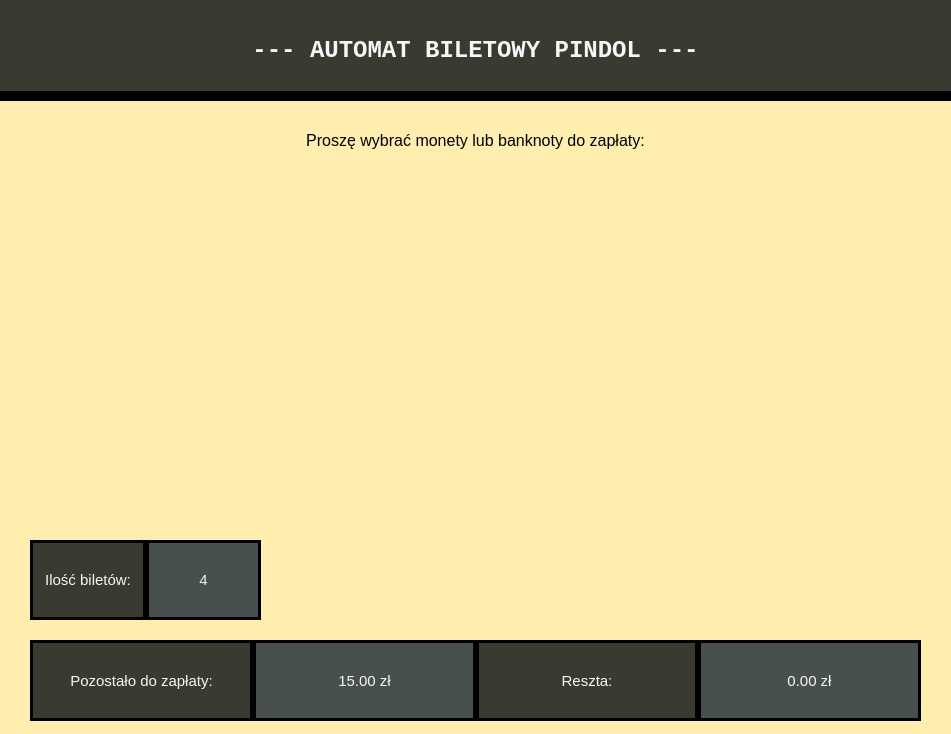
<?xml version="1.0" encoding="UTF-8"?>
<ui version="4.0">
 <class>MainWindow</class>
 <widget class="QMainWindow" name="MainWindow">
  <property name="geometry">
   <rect>
    <x>0</x>
    <y>0</y>
    <width>951</width>
    <height>734</height>
   </rect>
  </property>
  <property name="font">
   <font>
    <family>Consolas</family>
    <pointsize>9</pointsize>
    <weight>75</weight>
    <italic>false</italic>
    <bold>true</bold>
   </font>
  </property>
  <property name="windowTitle">
   <string>Ticket Machine - PINDOL</string>
  </property>
  <property name="windowIcon">
   <iconset>
    <normaloff>assets/50groszy.png</normaloff>assets/50groszy.png</iconset>
  </property>
  <property name="autoFillBackground">
   <bool>false</bool>
  </property>
  <property name="styleSheet">
   <string notr="true">background:#ffeead</string>
  </property>
  <widget class="QWidget" name="TicketsWidget">
   <widget class="QLabel" name="label_title">
    <property name="geometry">
     <rect>
      <x>0</x>
      <y>0</y>
      <width>951</width>
      <height>101</height>
     </rect>
    </property>
    <property name="font">
     <font>
      <family>Consolas</family>
      <pointsize>18</pointsize>
      <weight>75</weight>
      <bold>true</bold>
     </font>
    </property>
    <property name="autoFillBackground">
     <bool>false</bool>
    </property>
    <property name="styleSheet">
     <string notr="true">color: #f6f6f6; background: #3b3a30; border-bottom: 10px solid black</string>
    </property>
    <property name="text">
     <string>--- AUTOMAT BILETOWY PINDOL ---</string>
    </property>
    <property name="alignment">
     <set>Qt::AlignCenter</set>
    </property>
   </widget>
   <widget class="QWidget" name="gridLayoutWidget">
    <property name="geometry">
     <rect>
      <x>40</x>
      <y>180</y>
      <width>341</width>
      <height>341</height>
     </rect>
    </property>
    <layout class="QGridLayout" name="grid_coins">
     <item row="1" column="2">
      <widget class="QPushButton" name="button_50_gr">
       <property name="maximumSize">
        <size>
         <width>100</width>
         <height>100</height>
        </size>
       </property>
       <property name="autoFillBackground">
        <bool>false</bool>
       </property>
       <property name="styleSheet">
        <string notr="true">background: url(1grosz.jpg)</string>
       </property>
       <property name="text">
        <string/>
       </property>
       <property name="icon">
        <iconset>
         <normaloff>assets/50groszy.png</normaloff>assets/50groszy.png</iconset>
       </property>
       <property name="iconSize">
        <size>
         <width>80</width>
         <height>80</height>
        </size>
       </property>
       <property name="flat">
        <bool>true</bool>
       </property>
      </widget>
     </item>
     <item row="0" column="0">
      <widget class="QPushButton" name="button_1_gr">
       <property name="maximumSize">
        <size>
         <width>100</width>
         <height>100</height>
        </size>
       </property>
       <property name="autoFillBackground">
        <bool>false</bool>
       </property>
       <property name="styleSheet">
        <string notr="true">background: url(1grosz.jpg)</string>
       </property>
       <property name="text">
        <string/>
       </property>
       <property name="icon">
        <iconset>
         <normaloff>assets/1grosz.jpg</normaloff>assets/1grosz.jpg</iconset>
       </property>
       <property name="iconSize">
        <size>
         <width>80</width>
         <height>80</height>
        </size>
       </property>
       <property name="flat">
        <bool>true</bool>
       </property>
      </widget>
     </item>
     <item row="0" column="1">
      <widget class="QPushButton" name="button_2_gr">
       <property name="maximumSize">
        <size>
         <width>100</width>
         <height>100</height>
        </size>
       </property>
       <property name="autoFillBackground">
        <bool>false</bool>
       </property>
       <property name="styleSheet">
        <string notr="true">background: url(1grosz.jpg)</string>
       </property>
       <property name="text">
        <string/>
       </property>
       <property name="icon">
        <iconset>
         <normaloff>assets/2grosze.jpg</normaloff>assets/2grosze.jpg</iconset>
       </property>
       <property name="iconSize">
        <size>
         <width>80</width>
         <height>80</height>
        </size>
       </property>
       <property name="flat">
        <bool>true</bool>
       </property>
      </widget>
     </item>
     <item row="0" column="2">
      <widget class="QPushButton" name="button_5_gr">
       <property name="maximumSize">
        <size>
         <width>100</width>
         <height>100</height>
        </size>
       </property>
       <property name="autoFillBackground">
        <bool>false</bool>
       </property>
       <property name="styleSheet">
        <string notr="true">background: url(1grosz.jpg)</string>
       </property>
       <property name="text">
        <string/>
       </property>
       <property name="icon">
        <iconset>
         <normaloff>assets/5groszy.jpg</normaloff>assets/5groszy.jpg</iconset>
       </property>
       <property name="iconSize">
        <size>
         <width>80</width>
         <height>80</height>
        </size>
       </property>
       <property name="flat">
        <bool>true</bool>
       </property>
      </widget>
     </item>
     <item row="1" column="1">
      <widget class="QPushButton" name="button_20_gr">
       <property name="maximumSize">
        <size>
         <width>100</width>
         <height>100</height>
        </size>
       </property>
       <property name="autoFillBackground">
        <bool>false</bool>
       </property>
       <property name="styleSheet">
        <string notr="true">background: url(1grosz.jpg)</string>
       </property>
       <property name="text">
        <string/>
       </property>
       <property name="icon">
        <iconset>
         <normaloff>assets/20groszy.png</normaloff>assets/20groszy.png</iconset>
       </property>
       <property name="iconSize">
        <size>
         <width>80</width>
         <height>80</height>
        </size>
       </property>
       <property name="flat">
        <bool>true</bool>
       </property>
      </widget>
     </item>
     <item row="1" column="0">
      <widget class="QPushButton" name="button_10_gr">
       <property name="maximumSize">
        <size>
         <width>100</width>
         <height>100</height>
        </size>
       </property>
       <property name="autoFillBackground">
        <bool>false</bool>
       </property>
       <property name="styleSheet">
        <string notr="true">background: url(1grosz.jpg)</string>
       </property>
       <property name="text">
        <string/>
       </property>
       <property name="icon">
        <iconset>
         <normaloff>assets/10groszy.png</normaloff>assets/10groszy.png</iconset>
       </property>
       <property name="iconSize">
        <size>
         <width>80</width>
         <height>80</height>
        </size>
       </property>
       <property name="flat">
        <bool>true</bool>
       </property>
      </widget>
     </item>
     <item row="2" column="0">
      <widget class="QPushButton" name="button_1_zl">
       <property name="maximumSize">
        <size>
         <width>100</width>
         <height>100</height>
        </size>
       </property>
       <property name="autoFillBackground">
        <bool>false</bool>
       </property>
       <property name="styleSheet">
        <string notr="true">background: url(1grosz.jpg)</string>
       </property>
       <property name="text">
        <string/>
       </property>
       <property name="icon">
        <iconset>
         <normaloff>assets/1zloty.png</normaloff>assets/1zloty.png</iconset>
       </property>
       <property name="iconSize">
        <size>
         <width>80</width>
         <height>80</height>
        </size>
       </property>
       <property name="flat">
        <bool>true</bool>
       </property>
      </widget>
     </item>
     <item row="2" column="1">
      <widget class="QPushButton" name="button_2_zl">
       <property name="maximumSize">
        <size>
         <width>100</width>
         <height>100</height>
        </size>
       </property>
       <property name="autoFillBackground">
        <bool>false</bool>
       </property>
       <property name="styleSheet">
        <string notr="true">background: url(1grosz.jpg)</string>
       </property>
       <property name="text">
        <string/>
       </property>
       <property name="icon">
        <iconset>
         <normaloff>assets/2zlote.png</normaloff>assets/2zlote.png</iconset>
       </property>
       <property name="iconSize">
        <size>
         <width>80</width>
         <height>80</height>
        </size>
       </property>
       <property name="flat">
        <bool>true</bool>
       </property>
      </widget>
     </item>
     <item row="2" column="2">
      <widget class="QPushButton" name="button_5_zl">
       <property name="maximumSize">
        <size>
         <width>100</width>
         <height>100</height>
        </size>
       </property>
       <property name="autoFillBackground">
        <bool>false</bool>
       </property>
       <property name="styleSheet">
        <string notr="true">background: url(1grosz.jpg)</string>
       </property>
       <property name="text">
        <string/>
       </property>
       <property name="icon">
        <iconset>
         <normaloff>assets/5zlotych.png</normaloff>assets/5zlotych.png</iconset>
       </property>
       <property name="iconSize">
        <size>
         <width>80</width>
         <height>80</height>
        </size>
       </property>
       <property name="flat">
        <bool>true</bool>
       </property>
      </widget>
     </item>
    </layout>
   </widget>
   <widget class="QWidget" name="gridLayoutWidget_2">
    <property name="geometry">
     <rect>
      <x>470</x>
      <y>180</y>
      <width>421</width>
      <height>401</height>
     </rect>
    </property>
    <layout class="QGridLayout" name="grid_banknote">
     <item row="0" column="0">
      <widget class="QPushButton" name="button_10_zl">
       <property name="maximumSize">
        <size>
         <width>200</width>
         <height>100</height>
        </size>
       </property>
       <property name="autoFillBackground">
        <bool>false</bool>
       </property>
       <property name="styleSheet">
        <string notr="true">background: url(1grosz.jpg)</string>
       </property>
       <property name="text">
        <string/>
       </property>
       <property name="icon">
        <iconset>
         <normaloff>assets/10zlotych.PNG</normaloff>assets/10zlotych.PNG</iconset>
       </property>
       <property name="iconSize">
        <size>
         <width>200</width>
         <height>100</height>
        </size>
       </property>
       <property name="flat">
        <bool>true</bool>
       </property>
      </widget>
     </item>
     <item row="0" column="1">
      <widget class="QPushButton" name="button_20_zl">
       <property name="maximumSize">
        <size>
         <width>200</width>
         <height>100</height>
        </size>
       </property>
       <property name="autoFillBackground">
        <bool>false</bool>
       </property>
       <property name="styleSheet">
        <string notr="true">background: url(1grosz.jpg)</string>
       </property>
       <property name="text">
        <string/>
       </property>
       <property name="icon">
        <iconset>
         <normaloff>assets/20zlotych.PNG</normaloff>assets/20zlotych.PNG</iconset>
       </property>
       <property name="iconSize">
        <size>
         <width>200</width>
         <height>100</height>
        </size>
       </property>
       <property name="flat">
        <bool>true</bool>
       </property>
      </widget>
     </item>
     <item row="1" column="0">
      <widget class="QPushButton" name="button_50_zl">
       <property name="maximumSize">
        <size>
         <width>200</width>
         <height>100</height>
        </size>
       </property>
       <property name="autoFillBackground">
        <bool>false</bool>
       </property>
       <property name="styleSheet">
        <string notr="true">background: url(1grosz.jpg)</string>
       </property>
       <property name="text">
        <string/>
       </property>
       <property name="icon">
        <iconset>
         <normaloff>assets/50zlotych.PNG</normaloff>assets/50zlotych.PNG</iconset>
       </property>
       <property name="iconSize">
        <size>
         <width>200</width>
         <height>100</height>
        </size>
       </property>
       <property name="flat">
        <bool>true</bool>
       </property>
      </widget>
     </item>
     <item row="1" column="1">
      <widget class="QPushButton" name="button_100_zl">
       <property name="maximumSize">
        <size>
         <width>200</width>
         <height>100</height>
        </size>
       </property>
       <property name="autoFillBackground">
        <bool>false</bool>
       </property>
       <property name="styleSheet">
        <string notr="true">background: url(1grosz.jpg)</string>
       </property>
       <property name="text">
        <string/>
       </property>
       <property name="icon">
        <iconset>
         <normaloff>assets/100zlotych.jpg</normaloff>assets/100zlotych.jpg</iconset>
       </property>
       <property name="iconSize">
        <size>
         <width>200</width>
         <height>100</height>
        </size>
       </property>
       <property name="flat">
        <bool>true</bool>
       </property>
      </widget>
     </item>
     <item row="2" column="0">
      <widget class="QPushButton" name="button_200_zl">
       <property name="maximumSize">
        <size>
         <width>200</width>
         <height>100</height>
        </size>
       </property>
       <property name="autoFillBackground">
        <bool>false</bool>
       </property>
       <property name="styleSheet">
        <string notr="true">background: url(1grosz.jpg)</string>
       </property>
       <property name="text">
        <string/>
       </property>
       <property name="icon">
        <iconset>
         <normaloff>assets/200zlotych.jpg</normaloff>assets/200zlotych.jpg</iconset>
       </property>
       <property name="iconSize">
        <size>
         <width>200</width>
         <height>100</height>
        </size>
       </property>
       <property name="flat">
        <bool>true</bool>
       </property>
      </widget>
     </item>
     <item row="2" column="1">
      <widget class="QPushButton" name="button_500_zl">
       <property name="maximumSize">
        <size>
         <width>200</width>
         <height>100</height>
        </size>
       </property>
       <property name="autoFillBackground">
        <bool>false</bool>
       </property>
       <property name="styleSheet">
        <string notr="true">background: url(1grosz.jpg)</string>
       </property>
       <property name="text">
        <string/>
       </property>
       <property name="icon">
        <iconset>
         <normaloff>assets/500zlotych.PNG</normaloff>assets/500zlotych.PNG</iconset>
       </property>
       <property name="iconSize">
        <size>
         <width>200</width>
         <height>100</height>
        </size>
       </property>
       <property name="flat">
        <bool>true</bool>
       </property>
      </widget>
     </item>
    </layout>
   </widget>
   <widget class="QLabel" name="label_text">
    <property name="geometry">
     <rect>
      <x>10</x>
      <y>110</y>
      <width>931</width>
      <height>61</height>
     </rect>
    </property>
    <property name="font">
     <font>
      <pointsize>12</pointsize>
     </font>
    </property>
    <property name="text">
     <string>Proszę wybrać monety lub banknoty do zapłaty:</string>
    </property>
    <property name="alignment">
     <set>Qt::AlignCenter</set>
    </property>
   </widget>
   <widget class="QWidget" name="horizontalLayoutWidget_2">
    <property name="geometry">
     <rect>
      <x>30</x>
      <y>640</y>
      <width>891</width>
      <height>81</height>
     </rect>
    </property>
    <layout class="QHBoxLayout" name="horizontal_payment">
     <property name="spacing">
      <number>0</number>
     </property>
     <item>
      <widget class="QLabel" name="label_payment_left">
       <property name="styleSheet">
        <string notr="true">font-size: 15px; border: 3px solid black; color: #f6f6f6; background: #3b3a30</string>
       </property>
       <property name="text">
        <string>Pozostało do zapłaty:</string>
       </property>
       <property name="alignment">
        <set>Qt::AlignCenter</set>
       </property>
      </widget>
     </item>
     <item>
      <widget class="QLabel" name="label_payment_left_value">
       <property name="styleSheet">
        <string notr="true">border: 3px solid black; color: #f6f6f6; background: #484f4f; font-size: 15px; </string>
       </property>
       <property name="text">
        <string>15.00 zł</string>
       </property>
       <property name="alignment">
        <set>Qt::AlignCenter</set>
       </property>
      </widget>
     </item>
     <item>
      <widget class="QLabel" name="label_payment_change">
       <property name="styleSheet">
        <string notr="true">border: 3px solid black; color: #f6f6f6; background: #3b3a30; font-size: 15px; </string>
       </property>
       <property name="text">
        <string>Reszta:</string>
       </property>
       <property name="alignment">
        <set>Qt::AlignCenter</set>
       </property>
      </widget>
     </item>
     <item>
      <widget class="QLabel" name="label_payment_change_value">
       <property name="styleSheet">
        <string notr="true">border: 3px solid black; color: #f6f6f6; background: #484f4f; font-size: 15px; </string>
       </property>
       <property name="text">
        <string>0.00 zł</string>
       </property>
       <property name="alignment">
        <set>Qt::AlignCenter</set>
       </property>
      </widget>
     </item>
    </layout>
   </widget>
   <widget class="QWidget" name="horizontalLayoutWidget">
    <property name="geometry">
     <rect>
      <x>30</x>
      <y>540</y>
      <width>231</width>
      <height>80</height>
     </rect>
    </property>
    <layout class="QHBoxLayout" name="horizontal_ticket_count">
     <property name="spacing">
      <number>0</number>
     </property>
     <item>
      <widget class="QLabel" name="label_ticket_text">
       <property name="styleSheet">
        <string notr="true">font-size: 15px; border: 3px solid black; color: #f6f6f6; background: #3b3a30</string>
       </property>
       <property name="text">
        <string>Ilość biletów:</string>
       </property>
       <property name="alignment">
        <set>Qt::AlignCenter</set>
       </property>
      </widget>
     </item>
     <item>
      <widget class="QLabel" name="label_ticket_count">
       <property name="styleSheet">
        <string notr="true">border: 3px solid black; color: #f6f6f6; background: #484f4f; font-size: 15px; </string>
       </property>
       <property name="text">
        <string>4</string>
       </property>
       <property name="alignment">
        <set>Qt::AlignCenter</set>
       </property>
      </widget>
     </item>
    </layout>
   </widget>
  </widget>
 </widget>
 <resources/>
 <connections/>
</ui>
